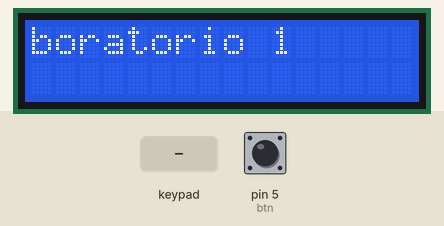
This sketch was run on a simulated Arduino Uno, built with avr-gcc and run on an emulated ATmega328P. Parts: 16×2 character LCD. The test bench sets the inputs (shaded band); at power-on: pin 5 (btn) LOW. What the sketch prints to the serial monitor is not drawn.

Above: at 1.2 s.
1.3 s: pin 5 (btn) pulled HIGH for 0.35 s
3.3 s: key '7' pressed
4.9 s: keypad keys 9 8 7 6 # pressed 0.444 s apart
10.1 s: key 'a' pressed
11.6 s: keypad keys 9 8 7 6 * pressed 0.444 s apart
16.7 s: pin 5 (btn) pulled HIGH for 1 s
At 21.61 s:
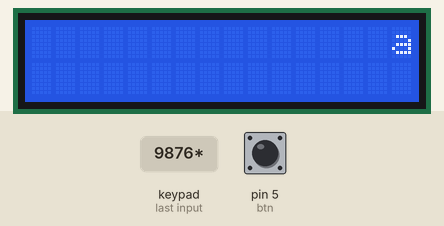
At 22.51 s:
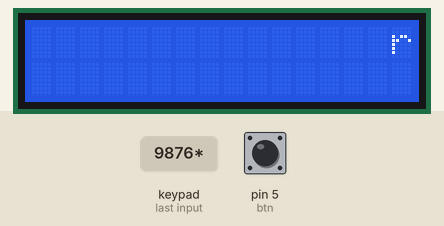
Timing chart, 0 to 23.5 s (numbered marks = the images above; inputs shaded):
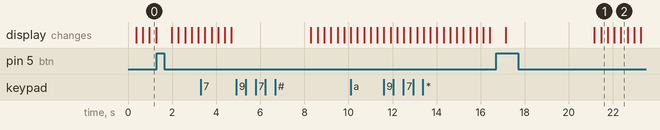

The sketch:

Lab1.ino
```cpp
/*
 * LABORATORIO 1
 * JERSON BAEZ
 */
#include<LiquidCrystal.h>
#include <Keypad.h>
const byte Fila = 4;
const byte Col = 4;
const byte filaPins[Fila] = { 13, 12, 11, 10 };
const byte columnaPins[Col] = { 9, 8, 7, 6 };

char keys[Fila][Col] = {
  {'7','8','9','a'},
  {'4','5','6','b'},
  {'1','2','3','c'},
  {'*','0','#','j'}
};

Keypad tecladoMatr= Keypad(makeKeymap(keys),filaPins,columnaPins,Fila,Col);

LiquidCrystal lcd(A0,A1,A2,A3,A4,A5); //RS,E,D4,D5,D6,D7
const  String clave1 = "jb961101" ;
const String clave2 = "ca900813";
const String clave3 = "aj881112";
const String clave4 = "ja890109";

const String uno;
const String dos;
const String tres;
const String cuatro;
const int btn=5;

String input_password;

void setup() {
   pinMode(btn,INPUT);
   Serial.begin(9600);
   input_password.reserve (32);
   Serial.println("Laboratorio 1");
   Serial.println("Ingrese la clave: ");
   lcd.begin(16,2);
   lcd.clear();
   lcd.setCursor(2,0);
   lcd.print("Laboratorio 1");

}

void loop() {
  lcd.autoscroll();
  lcd.print(" ");
  delay(300);
  char tecla=tecladoMatr.getKey();
  if(tecla){
    Serial.print(tecla);
    if(tecla=='*'){
      input_password=" ";
    }else
    if(tecla=='#'){
      if(clave1==input_password || clave2==input_password || clave3==input_password || clave4==input_password){
        if(clave1==input_password){
        uno=clave1;
        Serial.println(" ");
        Serial.println("La clave es correcta");
        lcd.setCursor(1,1);
        lcd.print("Bienvenido Jerson Baez");
        delay(300);
          }else{
            if(clave2==input_password){
              dos=clave2;
              Serial.println(" ");
              Serial.println("La clave es correcta");
              lcd.setCursor(1,1);
              lcd.print("Bienvenido Carlos Arias");
              delay(300);
                }else{
                  if(clave3==input_password){
                    tres=clave3;
                    Serial.println(" ");
                    Serial.println("La clave es correcta");
                    lcd.setCursor(1,1);
                    lcd.print("Bienvenido Andres Juarez");
                    delay(300);
                      }else{
                        if(clave4==input_password){
                          cuatro=clave4;
                          Serial.println(" ");
                          Serial.println("La clave es correcta");
                          lcd.setCursor(1,1);
                          lcd.print("Bienvenido Javier Andrada");
                          delay(300);
                            }
                        }
                      }
                    }
                  }else{
                      Serial.println(" ");
                      Serial.println("Clave incorrecta intente nuevamente");
                      }
                  input_password="";
                }else{
                  input_password+=tecla;
                }
              }
if(digitalRead(btn)==HIGH){
    delay(300);
    Serial.println(" ");
    Serial.println("Registro de Asistencia:");
    if(uno==clave1){
      Serial.println(" ");
      Serial.println("Jerson Baez ha iniciado sesion");
    }else{
      Serial.println(" ");
      Serial.println("Jerson Baez no ha iniciado sesion");
    }
     if(dos==clave2){
      Serial.println("Carlos Arias ha iniciado sesion");
    }else{
      Serial.println("Carlos Arias no ha iniciado sesion");
    }
     if(tres==clave3){
      Serial.println("Andres Juarez ha iniciado sesion");
    }else{
      Serial.println(" ");
      Serial.println("Andres Juarez no ha iniciado sesion");
    }
     if(cuatro==clave4){
      Serial.println("Javier Andrada ha iniciado sesion");
    }else{
      Serial.println("Javier Andrada no ha iniciado sesion");
    }
}
}
```
